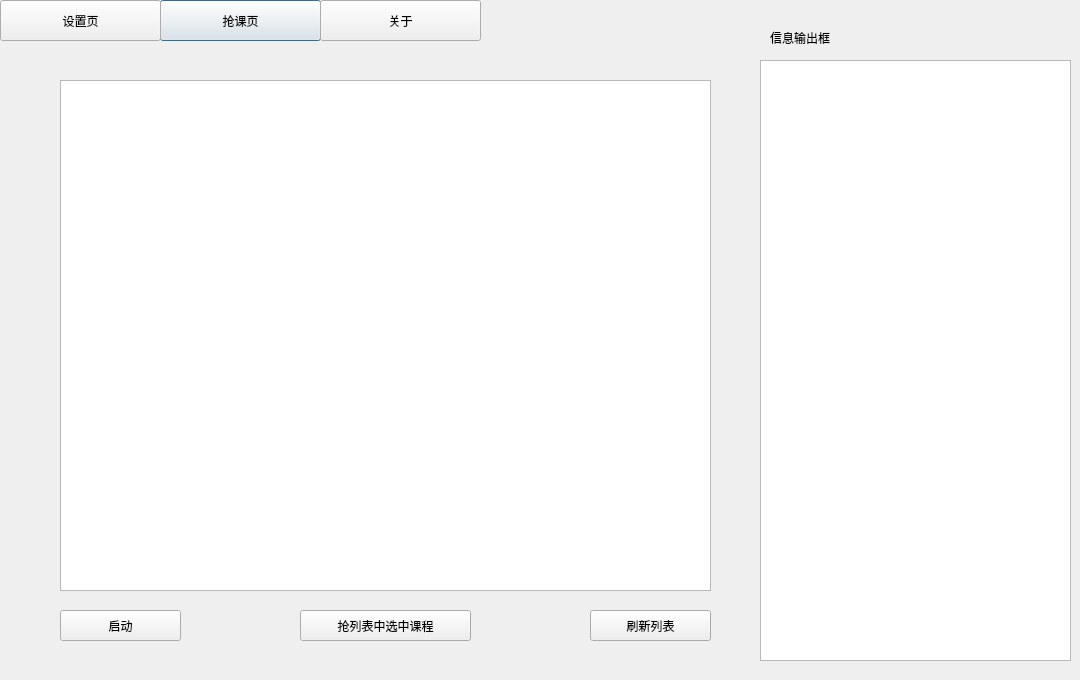
<?xml version="1.0" encoding="UTF-8"?>
<ui version="4.0">
 <class>Form</class>
 <widget class="QWidget" name="Form">
  <property name="geometry">
   <rect>
    <x>0</x>
    <y>0</y>
    <width>1080</width>
    <height>680</height>
   </rect>
  </property>
  <property name="windowTitle">
   <string>Form</string>
  </property>
  <widget class="QLabel" name="label_10">
   <property name="geometry">
    <rect>
     <x>770</x>
     <y>30</y>
     <width>131</width>
     <height>16</height>
    </rect>
   </property>
   <property name="text">
    <string>信息输出框</string>
   </property>
  </widget>
  <widget class="QTextBrowser" name="textBrowser">
   <property name="geometry">
    <rect>
     <x>760</x>
     <y>60</y>
     <width>311</width>
     <height>601</height>
    </rect>
   </property>
  </widget>
  <widget class="QPushButton" name="pushButton_3">
   <property name="geometry">
    <rect>
     <x>160</x>
     <y>0</y>
     <width>161</width>
     <height>41</height>
    </rect>
   </property>
   <property name="text">
    <string>抢课页</string>
   </property>
   <property name="autoDefault">
    <bool>false</bool>
   </property>
   <property name="default">
    <bool>true</bool>
   </property>
   <property name="flat">
    <bool>false</bool>
   </property>
  </widget>
  <widget class="QPushButton" name="pushButton_2">
   <property name="geometry">
    <rect>
     <x>0</x>
     <y>0</y>
     <width>161</width>
     <height>41</height>
    </rect>
   </property>
   <property name="text">
    <string>设置页</string>
   </property>
   <property name="checkable">
    <bool>false</bool>
   </property>
   <property name="autoRepeat">
    <bool>false</bool>
   </property>
   <property name="autoDefault">
    <bool>false</bool>
   </property>
   <property name="default">
    <bool>false</bool>
   </property>
   <property name="flat">
    <bool>false</bool>
   </property>
  </widget>
  <widget class="QPushButton" name="pushButton_4">
   <property name="geometry">
    <rect>
     <x>320</x>
     <y>0</y>
     <width>161</width>
     <height>41</height>
    </rect>
   </property>
   <property name="text">
    <string>关于</string>
   </property>
  </widget>
  <widget class="QTableWidget" name="tableWidget">
   <property name="geometry">
    <rect>
     <x>60</x>
     <y>80</y>
     <width>651</width>
     <height>511</height>
    </rect>
   </property>
  </widget>
  <widget class="QPushButton" name="launchButton">
   <property name="geometry">
    <rect>
     <x>60</x>
     <y>610</y>
     <width>121</width>
     <height>31</height>
    </rect>
   </property>
   <property name="text">
    <string>启动</string>
   </property>
  </widget>
  <widget class="QPushButton" name="confirmButton">
   <property name="geometry">
    <rect>
     <x>300</x>
     <y>610</y>
     <width>171</width>
     <height>31</height>
    </rect>
   </property>
   <property name="text">
    <string>抢列表中选中课程</string>
   </property>
  </widget>
  <widget class="QPushButton" name="refreshButton">
   <property name="geometry">
    <rect>
     <x>590</x>
     <y>610</y>
     <width>121</width>
     <height>31</height>
    </rect>
   </property>
   <property name="text">
    <string>刷新列表</string>
   </property>
  </widget>
 </widget>
 <resources/>
 <connections/>
</ui>
